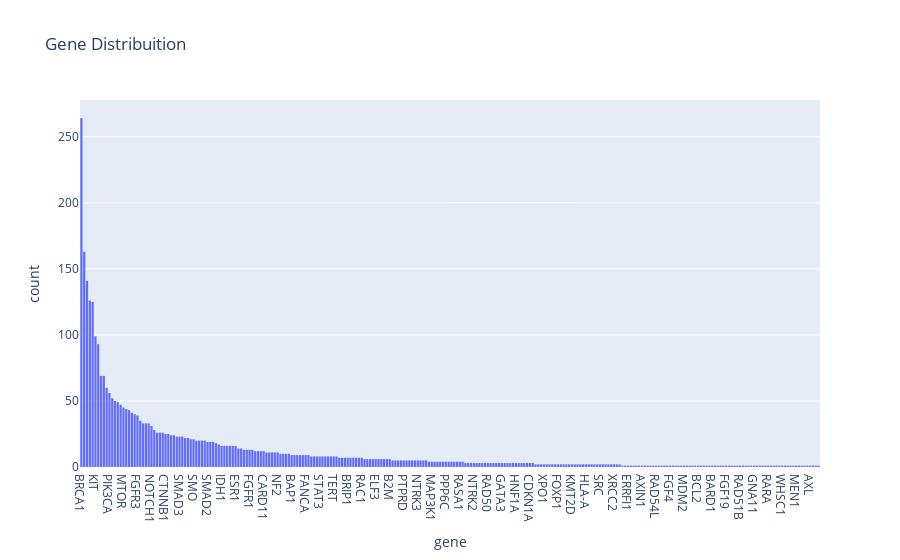

Notebook code for this chart:
### Code cell
# Quantity genes order
count_gene = variants["gene"].value_counts().reset_index()
count_gene.sort_values(by="count", ascending=False, inplace=True)

fig = px.histogram(variants, x="gene", category_orders={"gene": count_gene['gene'].to_list()}, title='Gene Distribuition')
fig.show()

### Figure 1 — Plotly figure (JSON) as saved in the notebook; plotly's stock layout.template omitted (floating-point values rounded to 4 significant figures; data arrays with more than 128 entries replaced by an {"elided": "..."} marker saying what was removed)
{"data": [{"alignmentgroup": "True", "bingroup": "x", "hovertemplate": "gene=%{x}<br>count=%{y}<extra></extra>", "legendgroup": "", "marker": {"color": "#636efa", "pattern": {"shape": ""}}, "name": "", "offsetgroup": "", "orientation": "v", "showlegend": false, "type": "histogram", "x": {"elided": "3321 str values"}, "xaxis": "x", "yaxis": "y"}], "layout": {"barmode": "relative", "legend": {"tracegroupgap": 0}, "title": {"text": "Gene Distribuition"}, "xaxis": {"anchor": "y", "categoryarray": {"elided": "264 str values"}, "categoryorder": "array", "domain": [0, 1], "title": {"text": "gene"}}, "yaxis": {"anchor": "x", "domain": [0, 1], "title": {"text": "count"}}}}
